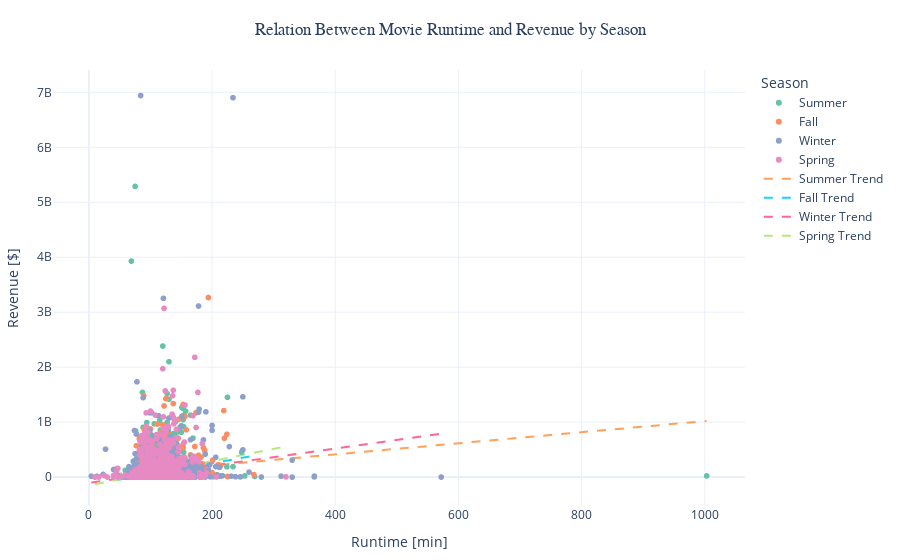

The cell this chart's notebook holds for it:
### Code cell
# Plot: Movie Runtime vs Revenue by Season

fig_runtime_scatter = px.scatter(
    df_season,
    x="movie_runtime",
    y="inflated_revenue",
    color="season",
    title="Relation Between Movie Runtime and Revenue by Season",
    labels={"movie_runtime": "Runtime [min]", "inflated_revenue": "Revenue [$]"},
    color_discrete_sequence=px.colors.qualitative.Set2,
    hover_data=["movie_name", "season"]
)

for s in df_season["season"].unique():
    subset = df_season[df_season["season"] == s]
    # Fit a simple linear regression line
    slope, intercept, r_value, p_value, std_err = stats.linregress(subset["movie_runtime"], subset["inflated_revenue"])
    x_vals = np.linspace(subset["movie_runtime"].min(), subset["movie_runtime"].max(), 100)
    y_vals = intercept + slope * x_vals
    fig_runtime_scatter.add_trace(go.Scatter(x=x_vals, y=y_vals, mode='lines', name=f"{s} Trend", line=dict(dash='dash')))

fig_runtime_scatter.update_layout(
    title_x=0.5,
    template="plotly_white",
    title_font=dict(family="Arial"),
    showlegend=True,
    margin=dict(t=70, b=50, l=50, r=50),  
    title=dict(pad=dict(t=10, b=0)),
    legend_title=dict(text="Season") 
)

fig_runtime_scatter.show()
fig_runtime_scatter.write_html(
    f"{SAVE_PATH_WAVES}runtime_revenue_scatter.html", include_plotlyjs="cdn",
    config={"toImageButtonOptions": {"filename": "runtime_revenue_scatter"}},
)
